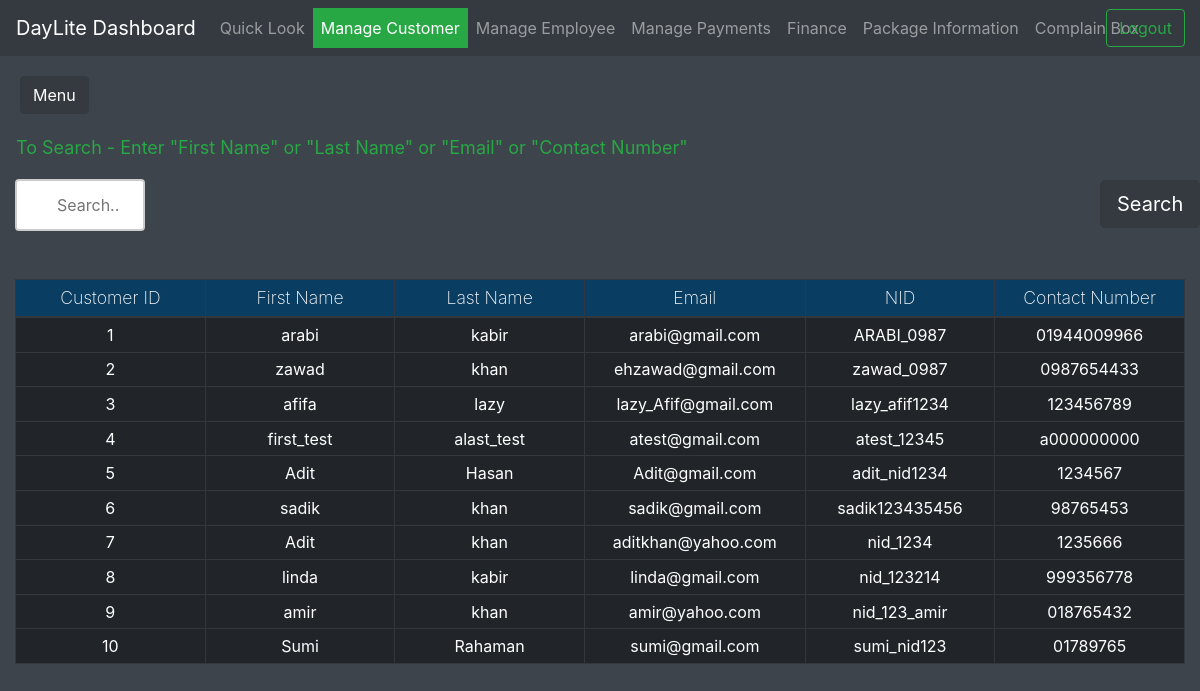
The app's page /page/manage_customer.php (signed in) with its own data.
### tables this page shows
CREATE TABLE `customer_contact_table` (
  `customer_id` int(11) NOT NULL,
  `customer_first_name` text NOT NULL,
  `customer_last_name` text NOT NULL,
  `customer_email` text NOT NULL,
  `customer_NID` text NOT NULL,
  `customer_contact_number` text NOT NULL
);

### page/manage_customer.php (the view, shortened to what this page needs)
<!DOCTYPE html>
<html lang="en">
<head>
    <link rel="stylesheet" href="https://maxcdn.bootstrapcdn.com/bootstrap/4.0.0/css/bootstrap.min.css">
    <link rel="stylesheet" type="text/css" href="../css/page_css/manage_customer.css">
</head>
<body>
    <div id="full-page">
        <section>
            <nav class="navbar navbar-expand-lg navbar-dark bg-dark">
                <a id="logo" class="navbar-brand" href="#">DayLite Dashboard</a>
                <div class="collapse navbar-collapse" id="navbarNav">
                    <ul class="navbar-nav">
                        <li class="nav-item" id="dash-board">
                            <a class="nav-link" href="quick_look.php">Quick Look </a>
                        </li>
                        <li class="nav-item active" id="Manage-Customer">
                            <a class="nav-link" href="manage_customer.php">Manage Customer <span class="sr-only">(current)</span></a>
                        </li>
                        <li class="nav-item">
                            <a class="nav-link" href="employeeList.php">Manage Employee</a>
                        </li>
                        <li class="nav-item">
                            <a class="nav-link" href="customer_payments.php">Manage Payments</a>
                        </li>
                        <li class="nav-item">
                            <a class="nav-link" href="finance.php">Finance</a>
                        </li>
                        <li class="nav-item">
                            <a class="nav-link" href="package_information.php">Package Information</a>
                        </li>
                        <li class="nav-item">
                            <a class="nav-link" href="complain_box.php">Complain Box</a>
                        </li>
                    </ul>
                    <form class="form-inline" action="../backend/logout_process.php">
                        <button id="logout-btn" class="btn btn-outline-success" type="submit">Logout</button>
                    </form>
                </div>
            </nav>
        </section>
            <section>
                <button id="menuBtn" type="button" class="btn btn-dark" onclick="openNav()">Menu</button>
            </section>
            <section class="container-fluid">
                <div id="searchBox">
                    <form action="manage_customer.php" method="GET" class="row">
                        <label id="tip1">To Search - Enter "First Name" or "Last Name" or "Email" or "Contact Number"</label>
                        <div class="col-11" id="off_padding">
                            <input type="text" name="search_text" placeholder="Search..">
                        </div>
                        <div class="col-1" id="searchBtn">
                            <input type="submit" name="searchBtn" class="btn btn-dark btn-lg" value="Search">
                        </div>
                    </form>
                </div>
                <br><br>
                <div id="all-customer-list">
                    <table class="table table-sm table-bordered table-hover table-dark">
                        <thead>
                            <tr>
                                <th scope="col" class="table-header">Customer ID</th>
                                <th scope="col" class="table-header">First Name</th>
                                <th scope="col" class="table-header">Last Name</th>
                                <th scope="col" class="table-header">Email</th>
                                <th scope="col" class="table-header">NID</th>
                                <th scope="col" class="table-header">Contact Number</th>
                            </tr>
                        </thead>
                        <tbody>
                            <?php
                                include "../backend/dbConnection.php";
                                if (isset($_GET['searchBtn']))
                                {
                                    $sql_2 = "SELECT * FROM customer_contact_table WHERE customer_first_name LIKE '%".$_GET['search_text']."%' OR customer_last_name LIKE '%".$_GET['search_text']."%' OR customer_email LIKE '%".$_GET['search_text']."%' OR customer_contact_number LIKE '%".$_GET['search_text']."%' ";
                                }
                                else
                                {
                                    $sql_2 = "SELECT * FROM customer_contact_table";
                                }
                                $result_2 = mysqli_query($link, $sql_2);
                                if (mysqli_num_rows($result_2) > 0) {
                                    while($row = mysqli_fetch_assoc($result_2) ) {
                                        echo "
                                            <tr>
                                                <td class='thisbtn'> ".$row['customer_id']." </td>
                                                <td class='thisbtn'> ".$row['customer_first_name']." </td>
                                                <td class='thisbtn'> ".$row['customer_last_name']." </td>
                                                <td class='thisbtn'> ".$row['customer_email']." </td>
                                                <td class='thisbtn'> ".$row['customer_NID']." </td>
                                                <td class='thisbtn'> ".$row['customer_contact_number']." </td>
                                            </tr>
                                            ";
                                    }
                                } else {
                                    echo "<tr>
                                            <td rowspan='6'>0 results</td>
                                          </tr>";
                                }
                            ?>
                        </tbody>
                    </table>
                </div>
            </section>
    </div>
</body>
</html>

### css/page_css/manage_customer.css (style rules this page uses)
html { background-color: #3d444b; -webkit-background-size: cover; -moz-background-size: cover; -o-background-size: cover; background-size: cover; }
body { background: none; }
#navbarNav li { transition: background-color 0.9s, border-color 0.9s; }
#logout-btn { position: absolute; right: 15px; }
#Manage-Customer { background-color: #28a745; }
#menuBtn { margin: 20px; }
.col-11 input { margin-top: 30px; }
#searchBtn { padding: 0px; margin-top: 1px; }
.table-header { text-align: center; background-color: #0a3d62; font-weight: 200; font-size: 110%; }
#all-customer-list { margin-bottom: 100px; }
th,td { min-width: 150px; }
.thisbtn { text-align: center; }
#off_padding { padding-top: 0; }
#searchBox input { margin-top: 0; }
#tip1 { padding-left: 16px; color: #28a745; padding-bottom: 10px; font-size: 18px; }
input[type=text] { width: 130px; box-sizing: border-box; border: 2px solid #ccc; border-radius: 4px; font-size: 16px; background-color: white; background-image: url('searchicon.png'); background-position: 10px 10px; background-repeat: no-repeat; padding: 12px 20px 12px 40px; -webkit-transition: width 0.4s ease-in-out; transition: width 0.4s ease-in-out; }

### records on screen
customer_contact_table: customer_id "1", customer_first_name "arabi", customer_last_name "kabir", customer_email "arabi@gmail.com", customer_NID "ARABI_0987", customer_contact_number "01944009966"
customer_contact_table: customer_id "2", customer_first_name "zawad", customer_last_name "khan", customer_email "ehzawad@gmail.com", customer_NID "zawad_0987", customer_contact_number "0987654433"
customer_contact_table: customer_id "3", customer_first_name "afifa", customer_last_name "lazy", customer_email "lazy_Afif@gmail.com", customer_NID "lazy_afif1234", customer_contact_number "123456789"
customer_contact_table: customer_id "4", customer_first_name "first_test", customer_last_name "alast_test", customer_email "atest@gmail.com", customer_NID "atest_12345", customer_contact_number "a000000000"
customer_contact_table: customer_id "5", customer_first_name "Adit", customer_last_name "Hasan", customer_email "Adit@gmail.com", customer_NID "adit_nid1234", customer_contact_number "1234567"
customer_contact_table: customer_id "6", customer_first_name "sadik", customer_last_name "khan", customer_email "sadik@gmail.com", customer_NID "sadik123435456", customer_contact_number "98765453"
customer_contact_table: customer_id "7", customer_first_name "Adit", customer_last_name "khan", customer_email "aditkhan@yahoo.com", customer_NID "nid_1234", customer_contact_number "1235666"
customer_contact_table: customer_id "8", customer_first_name "linda", customer_last_name "kabir", customer_email "linda@gmail.com", customer_NID "nid_123214", customer_contact_number "999356778"
customer_contact_table: customer_id "9", customer_first_name "amir", customer_last_name "khan", customer_email "amir@yahoo.com", customer_NID "nid_123_amir", customer_contact_number "018765432"
customer_contact_table: customer_id "10", customer_first_name "Sumi", customer_last_name "Rahaman", customer_email "sumi@gmail.com", customer_NID "sumi_nid123", customer_contact_number "01789765"
